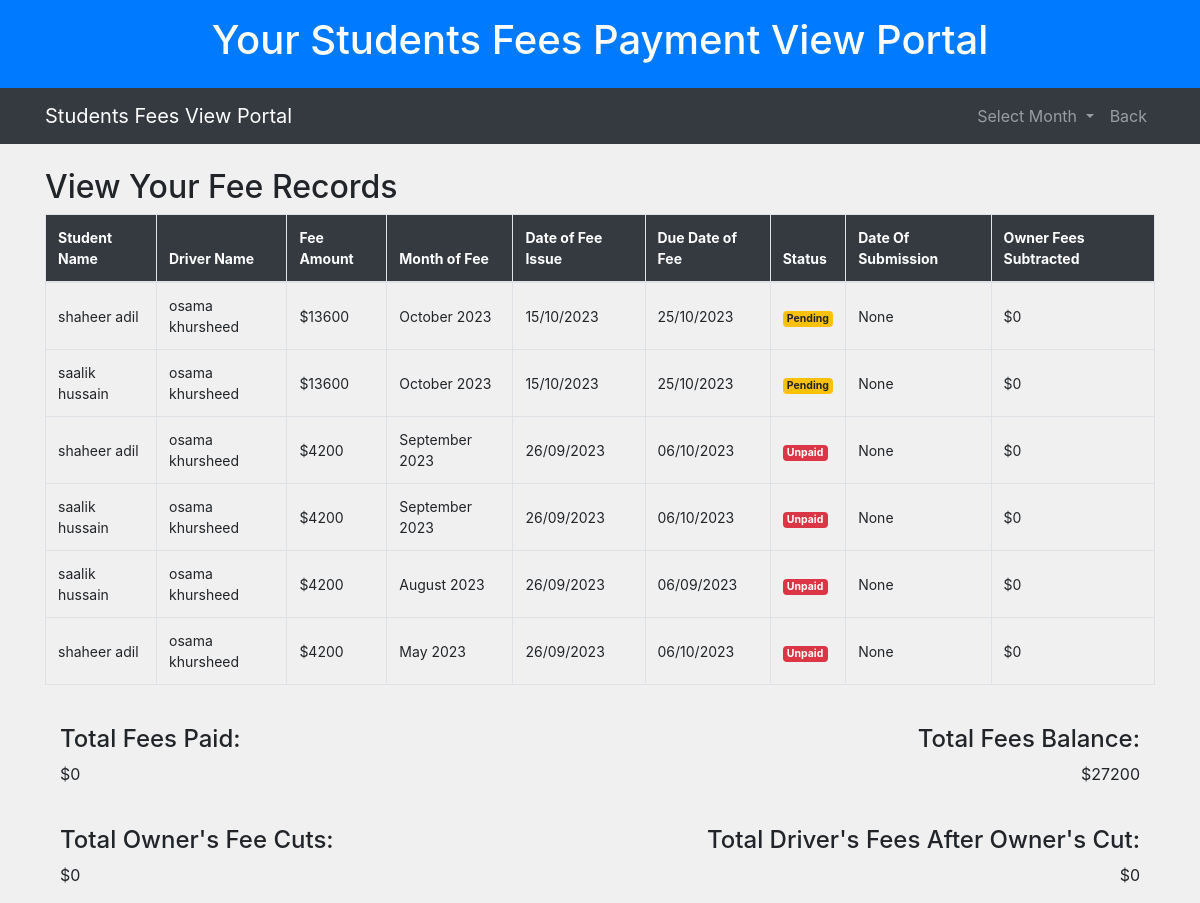
Page /driver_fee_records/1/ on the committed database.
### fees/models.py (models this page shows, shortened)
class Fee(models.Model):
    student_id = models.ForeignKey(Student, on_delete=models.CASCADE)
    driver_id = models.ForeignKey(Driver, on_delete=models.CASCADE)
    fee_amount = models.IntegerField(default=0)
    month_of_fee = models.DateField(null=True)
    date_of_fee_issue = models.DateField(default=timezone.now)
    due_date_of_fee = models.DateField(null=True)
    status = models.CharField(default='Pending', max_length=20)
    date_of_submission = models.DateField(null=True)
    Owner_fee =models.IntegerField(default=0)

### student/models.py (models this page shows)
class Student(models.Model):
    first_name = models.CharField(max_length=255)
    last_name = models.CharField(max_length=255)
    profile_image = models.ImageField(upload_to='student_profiles/', null=True, blank=True)
    father_name = models.CharField(max_length=255)
    address = models.TextField()
    area = models.CharField(max_length=255)
    roll_no = models.CharField(max_length=20)
    grade = models.CharField(max_length=10)
    email = models.EmailField()
    username = models.CharField(max_length=100, unique=True)
    phone_no = models.CharField(max_length=20)
    password = models.CharField(max_length=100)
    driver_id = models.ForeignKey(Driver, on_delete=models.SET_NULL, null=True, blank=True, default=None)
    status= models.BooleanField(default=False)

### driver/models.py (models this page shows)
class Driver(models.Model):
    first_name = models.CharField(max_length=255)
    last_name = models.CharField(max_length=255)
    profile_image = models.ImageField(upload_to='driver_profiles/', null=True, blank=True)
    father_name = models.CharField(max_length=255)
    address = models.TextField()
    area = models.CharField(max_length=255)
    cnic = models.CharField(max_length=15)
    van = models.CharField(max_length=20)
    van_capacity=models.IntegerField(default=0)
    email = models.EmailField()
    username = models.CharField(max_length=100, unique=True)
    phone_no = models.CharField(max_length=20)
    password = models.CharField(max_length=100)
    status= models.BooleanField(default=False)
    fee_amount=models.IntegerField(default=1500)

### fees/views.py (the view, shortened to what this page needs)
# urls.py: path('driver_fee_records/<int:driver_id>/', fee.driver_fee_records, name='driver_fee_records'),
def driver_fee_records(request, driver_id, selected_month=None):
    driver = get_object_or_404(Driver, id=driver_id)
    fee_history = Fee.objects.filter(driver_id=driver.id).order_by('-month_of_fee')
    total_fees_paid = sum([fee.fee_amount for fee in fee_history if fee.status == 'Paid'])
    total_fees_balance = sum([fee.fee_amount for fee in fee_history if fee.status == 'Pending'])
    total_owner_fee_cuts = sum([fee.Owner_fee for fee in fee_history])
    total_driver_fee = total_fees_paid - total_owner_fee_cuts
    available_months = (
        Fee.objects
        .filter(driver_id=driver.id)
        .annotate(month=TruncMonth('month_of_fee', output_field=DateField()))
        .values('month')
        .annotate(count=Count('month'))
        .order_by('-month')
    )
    selected_date = None
    if selected_month:
        try:
            selected_date = datetime.strptime(selected_month, '%Y-%m-%d').date()
        except ValueError:
            print('erwr')
    print("Selected Date:", selected_date)
    context = {
        'driver': driver,
        'fees': fee_history,
        'total_fees_paid': total_fees_paid,
        'total_fees_balance': total_fees_balance,
        'total_owner_fee_cuts': total_owner_fee_cuts,
        'available_months': available_months,
        'total_driver_fee': total_driver_fee,
        'selected_month': selected_month,  # Pass the selected month to the template
    }
    return render(request, 'Driver_fee_view.html', context)

### templates/Driver_Fee_view.html (shortened to what this page needs)
{% load static %}
<!DOCTYPE html>
<html>
<head>
    <link rel="stylesheet" href="https://maxcdn.bootstrapcdn.com/bootstrap/4.5.2/css/bootstrap.min.css">
    <link rel="stylesheet" href="https://cdnjs.cloudflare.com/ajax/libs/font-awesome/5.15.3/css/all.min.css">
</head>
<body>
<header class="bg-primary text-white py-3">
    <div class="container text-center">
        <h1>Your Students Fees Payment View Portal</h1>
    </div>
</header>
<nav class="navbar navbar-expand-lg navbar-dark bg-dark">
    <div class="container">
        <a class="navbar-brand" href="#">Students Fees View Portal</a>
        <div class collapse="navbar-collapse" id="navbarNav">
            <ul class="navbar-nav ml-auto">
                <li class="nav-item dropdown">
                    <a class="nav-link dropdown-toggle" href="#" id="userDropdown" role="button" data-toggle="dropdown" aria-haspopup="true" aria-expanded="false">
                        Select Month
                    </a>
                </li>
                <li class="nav-item">
                    <a class="nav-link" href="{% url 'driver_portal' driver.id %}">Back</a>
                </li>
            </ul>
        </div>
    </div>
</nav>
<div class="container mt-4">
    <h2>View Your Fee Records</h2>
    <div class="table-responsive">
        <table class="table table-bordered">
        <thead>
            <tr>
                <th>Student Name</th>
                <th>Driver Name</th>
                <th>Fee Amount</th>
                <th>Month of Fee</th>
                <th>Date of Fee Issue</th>
                <th>Due Date of Fee</th>
                <th>Status</th>
                <th>Date Of Submission</th>
                <th>Owner Fees Subtracted</th>
            </tr>
        </thead>
        <tbody>
            {% for fee in fees %}
            <tr>
                <td>{{ fee.student_id.first_name }} {{ fee.student_id.last_name }}</td>
                <td>{{ fee.driver_id.first_name }} {{ fee.driver_id.last_name }}</td>
                <td>${{ fee.fee_amount }}</td>
                <td>{{ fee.month_of_fee|date:"F Y" }}</td>
                <td>{{ fee.date_of_fee_issue|date:"d/m/Y" }}</td>
                <td>{{ fee.due_date_of_fee|date:"d/m/Y" }}</td>
                <td>
                    {% if fee.status == 'Paid' %}
                        <span class="badge badge-success">{{ fee.status }}</span>
                    {% elif fee.status == 'Pending' %}
                        <span class="badge badge-warning">{{ fee.status }}</span>
                    {% else %}
                        <span class="badge badge-danger">{{ fee.status }}</span>
                    {% endif %}
                </td>
                <td>{{ fee.date_of_submission }}</td>
                <td>${{ fee.Owner_fee }}</td>
            </tr>
            {% endfor %}
        </tbody>
    </table>
</div>
    <div class="container mt-4">
        <div class="row">
            <div class="col-md-6">
                <h4>Total Fees Paid:</h4>
            </div>
            <div class="col-md-6 text-right">
                <h4>Total Fees Balance:</h4>
            </div>
        </div>
        <div class="row">
            <div class="col-md-6">
                <p>${{ total_fees_paid }}</p>
            </div>
            <div class="col-md-6 text-right">
                <p>${{ total_fees_balance }}</p>
            </div>
        </div>
    </div>
    <div class="container mt-4">
        <div class="row">
            <div class="col-md-6">
                <h4>Total Owner's Fee Cuts:</h4>
            </div>
            <div class="col-md-6 text-right">
                <h4>Total Driver's Fees After Owner's Cut:</h4>
            </div>
        </div>
        <div class="row">
            <div class="col-md-6">
                <p>${{ total_owner_fee_cuts }}</p>
            </div>
            <div class="col-md-6 text-right">
                <p>${{ total_driver_fee }}</p>
            </div>
        </div>
    </div>
</div>
</body>
</html>

### templates/Driver_Fee_view.html (style rules this page uses)
body { background-color: #f0f0f0; }
.table { font-size: 14px; }
.table th, .table td { vertical-align: middle; }
.table th { background-color: #343a40; color: #fff; }

### rows in the picture
Fee: student_id.first_name "shaheer", student_id.last_name "adil", driver_id.first_name "osama", driver_id.last_name "khursheed", fee_amount "13600", month_of_fee "October 2023", date_of_fee_issue "15/10/2023", due_date_of_fee "25/10/2023", status "Pending", date_of_submission "None", Owner_fee "0"
Fee: student_id.first_name "saalik", student_id.last_name "hussain", driver_id.first_name "osama", driver_id.last_name "khursheed", fee_amount "13600", month_of_fee "October 2023", date_of_fee_issue "15/10/2023", due_date_of_fee "25/10/2023", status "Pending", date_of_submission "None", Owner_fee "0"
Fee: student_id.first_name "shaheer", student_id.last_name "adil", driver_id.first_name "osama", driver_id.last_name "khursheed", fee_amount "4200", month_of_fee "September 2023", date_of_fee_issue "26/09/2023", due_date_of_fee "06/10/2023", status "Unpaid", date_of_submission "None", Owner_fee "0"
Fee: student_id.first_name "saalik", student_id.last_name "hussain", driver_id.first_name "osama", driver_id.last_name "khursheed", fee_amount "4200", month_of_fee "September 2023", date_of_fee_issue "26/09/2023", due_date_of_fee "06/10/2023", status "Unpaid", date_of_submission "None", Owner_fee "0"
Fee: student_id.first_name "saalik", student_id.last_name "hussain", driver_id.first_name "osama", driver_id.last_name "khursheed", fee_amount "4200", month_of_fee "August 2023", date_of_fee_issue "26/09/2023", due_date_of_fee "06/09/2023", status "Unpaid", date_of_submission "None", Owner_fee "0"
Fee: student_id.first_name "shaheer", student_id.last_name "adil", driver_id.first_name "osama", driver_id.last_name "khursheed", fee_amount "4200", month_of_fee "May 2023", date_of_fee_issue "26/09/2023", due_date_of_fee "06/10/2023", status "Unpaid", date_of_submission "None", Owner_fee "0"

### other values in the picture
{{ total_fees_paid }} "0"
{{ total_fees_balance }} "27200"
{{ total_owner_fee_cuts }} "0"
{{ total_driver_fee }} "0"
